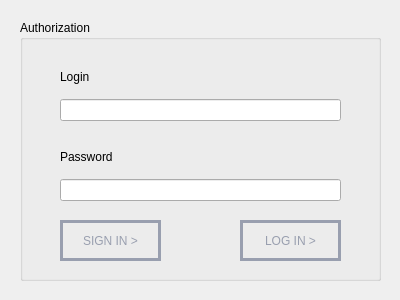
<?xml version="1.0" encoding="UTF-8"?>
<ui version="4.0">
 <class>authorizationwindow</class>
 <widget class="QDialog" name="authorizationwindow">
  <property name="geometry">
   <rect>
    <x>0</x>
    <y>0</y>
    <width>400</width>
    <height>300</height>
   </rect>
  </property>
  <property name="windowTitle">
   <string>Authorization</string>
  </property>
  <widget class="QGroupBox" name="groupBox">
   <property name="geometry">
    <rect>
     <x>20</x>
     <y>20</y>
     <width>361</width>
     <height>261</height>
    </rect>
   </property>
   <property name="title">
    <string>Authorization</string>
   </property>
   <widget class="QPushButton" name="registrationButton">
    <property name="geometry">
     <rect>
      <x>40</x>
      <y>200</y>
      <width>121</width>
      <height>41</height>
     </rect>
    </property>
    <property name="styleSheet">
     <string notr="true">QPushButton
{
	  color: #FFF;
      text-decoration: none;
      font: 900 12px Lato;
      padding: 8px 20px 8px 20px;
      border: 3px solid #999faf;
      color: #999faf;
      text-transform: uppercase;
      margin-right: 20px;
      position: relative;
}</string>
    </property>
    <property name="text">
     <string>SIGN IN &gt;</string>
    </property>
   </widget>
   <widget class="QPushButton" name="loginButton">
    <property name="geometry">
     <rect>
      <x>220</x>
      <y>200</y>
      <width>121</width>
      <height>41</height>
     </rect>
    </property>
    <property name="styleSheet">
     <string notr="true">QPushButton
{
	  color: #FFF;
      text-decoration: none;
      font: 900 12px Lato;
      padding: 8px 20px 8px 20px;
      border: 3px solid #999faf;
      color: #999faf;
      text-transform: uppercase;
      margin-right: 20px;
      position: relative;
}</string>
    </property>
    <property name="text">
     <string>LOG IN &gt;</string>
    </property>
   </widget>
   <widget class="QWidget" name="">
    <property name="geometry">
     <rect>
      <x>40</x>
      <y>40</y>
      <width>281</width>
      <height>61</height>
     </rect>
    </property>
    <layout class="QVBoxLayout" name="verticalLayout">
     <item>
      <widget class="QLabel" name="loginLabel">
       <property name="text">
        <string>Login</string>
       </property>
      </widget>
     </item>
     <item>
      <widget class="QLineEdit" name="loginLineEdit"/>
     </item>
    </layout>
   </widget>
   <widget class="QWidget" name="">
    <property name="geometry">
     <rect>
      <x>40</x>
      <y>120</y>
      <width>281</width>
      <height>61</height>
     </rect>
    </property>
    <layout class="QVBoxLayout" name="verticalLayout_2">
     <item>
      <widget class="QLabel" name="passwordLabel">
       <property name="text">
        <string>Password</string>
       </property>
      </widget>
     </item>
     <item>
      <widget class="QLineEdit" name="passwordLineEdit"/>
     </item>
    </layout>
   </widget>
  </widget>
 </widget>
 <resources/>
 <connections/>
</ui>
